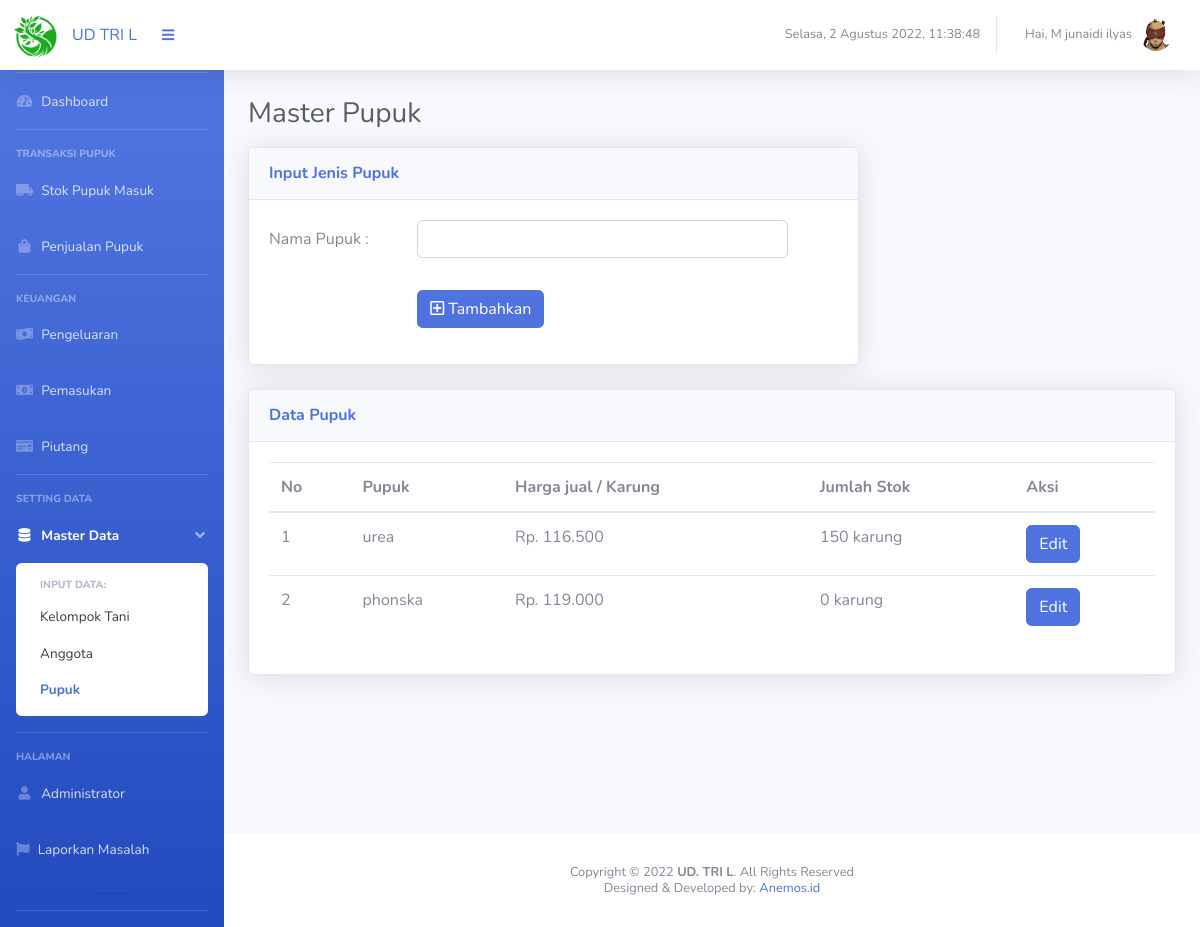
Page /page_jenis_pupuk.php?m=4&n=4 (signed in) on the earlier database version.
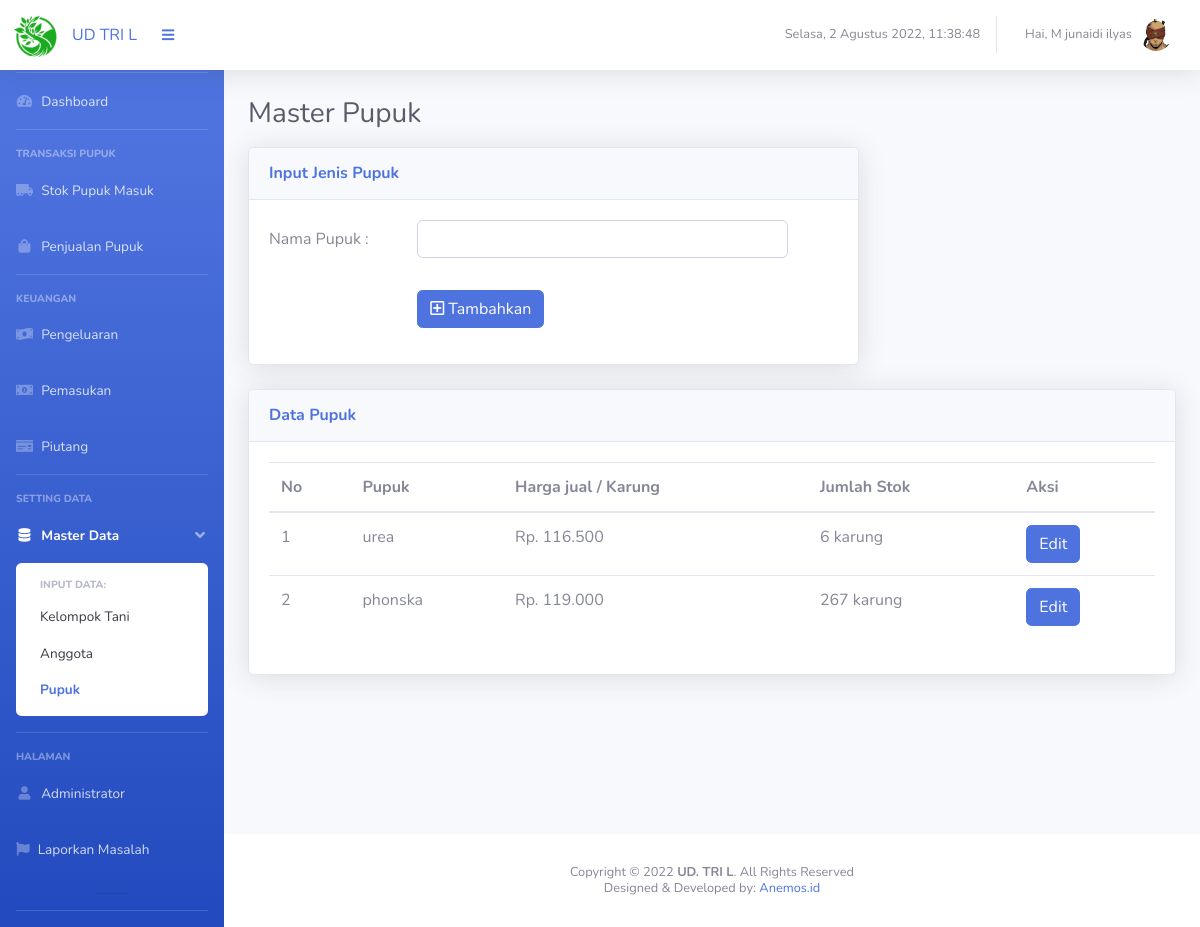
Same page on the later database version.
### tables this page shows
CREATE TABLE `data_pupuk` (
  `ID_PK` int(20) NOT NULL,
  `Jenis_Pupuk` varchar(50) DEFAULT NULL,
  `Stok` int(20) DEFAULT NULL,
  `Harga` int(100) DEFAULT NULL,
  `Status` int(11) DEFAULT NULL
);

### functions.php (called while the page is built, shortened)
<?php
function rp($angka)
{
    $hasil_rupiah = "Rp. " . number_format($angka, 0, ',', '.');
    return $hasil_rupiah;
}

### page_jenis_pupuk.php (the view, shortened to what this page needs)
<?php
include "connection.php";
include "functions.php";
if (isset($_SESSION['login'])) {
    ?>
<!DOCTYPE html>
<html lang="en">
<head>
  <link href="vendor/fontawesome-free/css/all.min.css" rel="stylesheet" type="text/css">
  <link href="css/sb-admin-2.min.css" rel="stylesheet">
  <link href="vendor/datatables/dataTables.bootstrap4.min.css" rel="stylesheet">
</head>
<body id="page-top">
  <div id="wrapper">
    <?php include "segment/sidebar.php";?>
    <div id="content-wrapper" class="d-flex flex-column">
      <div id="content">
        <?php include "segment/header.php";?>
        <div class="container-fluid">
          <div class="d-sm-flex align-items-center justify-content-between ">
            <h1 class="h3 mb-3 text-gray-800">Master Pupuk</h1>
          </div>
          <div class="row">
            <div class="col-xl-8 col-lg-6">
              <div class="card shadow mb-4">
                <div class="card-header py-3 d-flex flex-row align-items-center justify-content-between">
                  <h6 class="m-0 font-weight-bold text-primary">Input Jenis Pupuk</h6>
                </div>
                <div class="card-body">
                  <form method="POST" action="addPupuk.php">
                    <div class="row mb-3">
                      <label class="col-sm-3 col-form-label"> Nama Pupuk : </label>
                      <div class="col-sm-8">
                        <input type="text" class="form-control" id="namapupuk" name="namapupuk" required>
                      </div>
                    </div>
                    <div class="row mb-3">
                      <label class="col-sm-3 col-form-label"> </label>
                      <div class="col-sm-8">
                        <button type="submit" class="btn btn-primary" name="tambah"><i class="far fa-plus-square"></i>
                          Tambahkan </button>
                      </div>
                    </div>
                  </form>
                </div>
              </div>
            </div>
            <div class="col-xl-12 col-lg-10">
              <div class="card shadow mb-4">
                <div class="card-header py-3 d-flex flex-row align-items-center justify-content-between">
                  <h6 class="m-0 font-weight-bold text-primary">Data Pupuk</h6>
                </div>
                <div class="card-body">
                  <div class="table-responsive">
                    <table class="table" id="dataTable" width="100%" cellspacing="0">
                      <thead>
                        <tr>
                          <th scope="col">No</th>
                          <th scope="col">Pupuk</th>
                          <th scope="col">Harga jual / Karung</th>
                          <th scope="col">Jumlah Stok</th>
                          <th scope="col">Aksi</th>
                        </tr>
                      </thead>
                      <tbody>
                        <?php
$no = 1;
    $data = mysqli_query($conn, "SELECT * FROM data_pupuk ORDER BY ID_PK DESC");
    foreach ($data as $all) {
        $status = $all['Status'];
        echo ('<tr><td>' . $no . '</td>');
        echo ('<td>' . $all['Jenis_Pupuk'] . '</td>');
        echo ('<td>' . rp($all['Harga']) . '</td>');
        echo ('<td>' . $all['Stok'] . ' karung </td>');
        echo ('<td> <a href="" class="btn btn-primary" data-toggle="modal" data-target="#modalSubscriptionForm');
        echo ($all['ID_PK'] . '">Edit</a> ');
        if ($status == 0) {
            echo ('<a href="" class="btn btn-danger" data-toggle="modal" data-target="#exampleModalCenter' . $all['ID_PK'] . '"> Hapus Pupuk</a></td></tr>');
        } else {
            echo ('</td></tr>');
        }
        $no++;
        ?></tr>
                        <?php }?>
                      </tbody>
                    </table>
                  </div>
                </div>
              </div>
            </div>
          </div>
        </div>
      </div>
      <?php include "segment/footer.php";?>
    </div>
  </div>
</body>
</html>
<?php } else {
    header("Location: login.php");
    exit();
}?>

Differences in the rows shown:
changed data_pupuk "urea": Stok "150" → "6"
changed data_pupuk "phonska": Stok "0" → "267"
